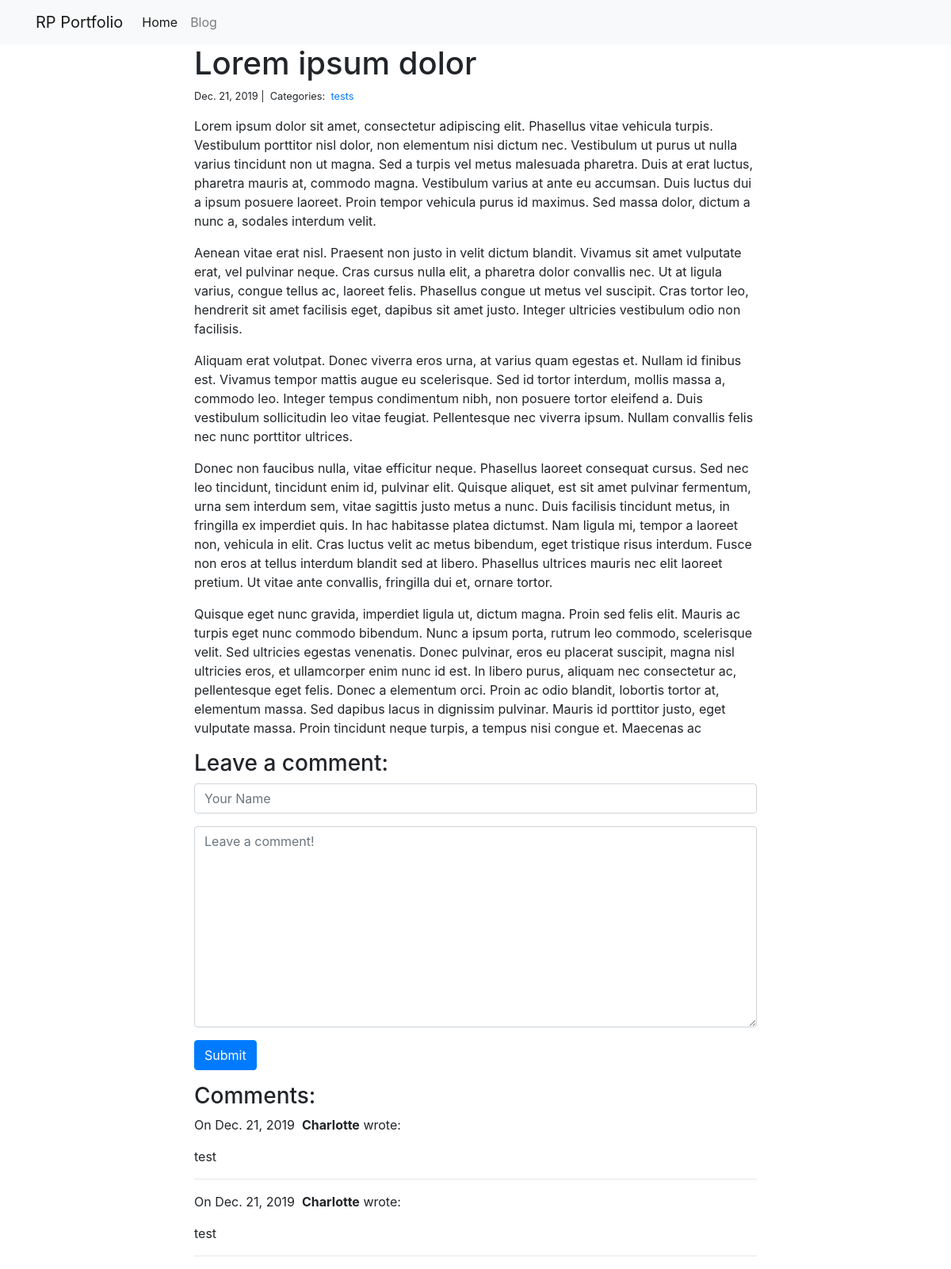
Page /blog/1/ on the committed database.
### blog/models.py (models this page shows)
class Post(models.Model):
    title = models.CharField(max_length=255)
    body = models.TextField()
    created_on = models.DateTimeField(auto_now_add=True)
    last_modified = models.DateTimeField(auto_now=True)
    categories = models.ManyToManyField('Category', related_name='posts')

class Category(models.Model):
    name = models.CharField(max_length=20)

class Comment(models.Model):
    author = models.CharField(max_length=60)
    body = models.TextField()
    created_on = models.DateTimeField(auto_now_add=True)
    post = models.ForeignKey('Post', on_delete=models.CASCADE)

### blog/views.py (the view, shortened to what this page needs)
# urls.py: path("<int:pk>/", views.blog_detail, name="blog_detail"),
def blog_detail(request, pk):
    post = Post.objects.get(pk=pk)
    comments = Comment.objects.filter(post=post)
    form = CommentForm()
    context = {"post": post, "comments": comments, "form": form}
    return render(request, "blog_detail.html", context)

### blog/forms.py
class CommentForm(forms.Form):
    author = forms.CharField(
        max_length=60,
        widget=forms.TextInput(attrs={
            "class": "form-control",
            "placeholder": "Your Name"
        })
    )
    body = forms.CharField(widget=forms.Textarea(
        attrs={
            "class": "form-control",
            "placeholder": "Leave a comment!"
        })
    )

### blog/templates/blog_detail.html (shortened to what this page needs)
<link rel="stylesheet" href="https://maxcdn.bootstrapcdn.com/bootstrap/4.4.1/css/bootstrap.min.css">
{% extends "base.html" %}
{% block page_content %}
<div class="col-md-8 offset-md-2">
    <h1>{{ post.title }}</h1>
    <small>
        {{ post.created_on.date }} |&nbsp;
        Categories:&nbsp;
        {% for category in post.categories.all %}
        <a href="{% url 'blog_category' category.name %}">
            {{ category.name }}
        </a>&nbsp;
        {% endfor %}
    </small>
    <p>{{ post.body | linebreaks }}</p>
    <h3>Leave a comment:</h3>
    <form action="/blog/{{ post.pk }}/" method="post">
        <div class="form-group">
            {{ form.author }}
        </div>
        <div class="form-group">
            {{ form.body }}
        </div>
        <button type="submit" class="btn btn-primary">Submit</button>
    </form>
    <h3>Comments:</h3>
    {% for comment in comments %}
    <p>
        On {{comment.created_on.date }}&nbsp;
        <b>{{ comment.author }}</b> wrote:
    </p>
    <p>{{ comment.body }}</p>
    <hr>
    {% endfor %}
</div>
{% endblock %}

### rows in the picture
Post: title "Lorem ipsum dolor", created_on "Dec. 21, 2019", body "Lorem ipsum dolor sit amet, consectetur adipiscing elit. Phasellus vitae vehicula turpis. Vestibulum porttitor nisl dolor, non elementum nisi dictum nec. Vestibulum ut purus ut nulla varius tincidunt non ut magna. Sed a turpis vel metus malesuada pharetra. Duis at erat luctus, pharetra mauris at, commodo magna. Vestibulum varius at ante eu accumsan. Duis luctus dui a ipsum posuere laoreet. Proin tempor vehicula purus id maximus. Sed massa dolor, dictum a nunc a, sodales interdum velit. Aenean vitae erat nisl. Praesent non justo in velit dictum blandit. Vivamus sit amet vulputate erat, vel pulvinar neque. Cras cursus nulla elit, a pharetra dolor convallis nec. Ut at ligula varius, congue…"
Category: name "tests"
Comment: created_on "Dec. 21, 2019", author "Charlotte", body "test"
Comment: created_on "Dec. 21, 2019", author "Charlotte", body "test"
